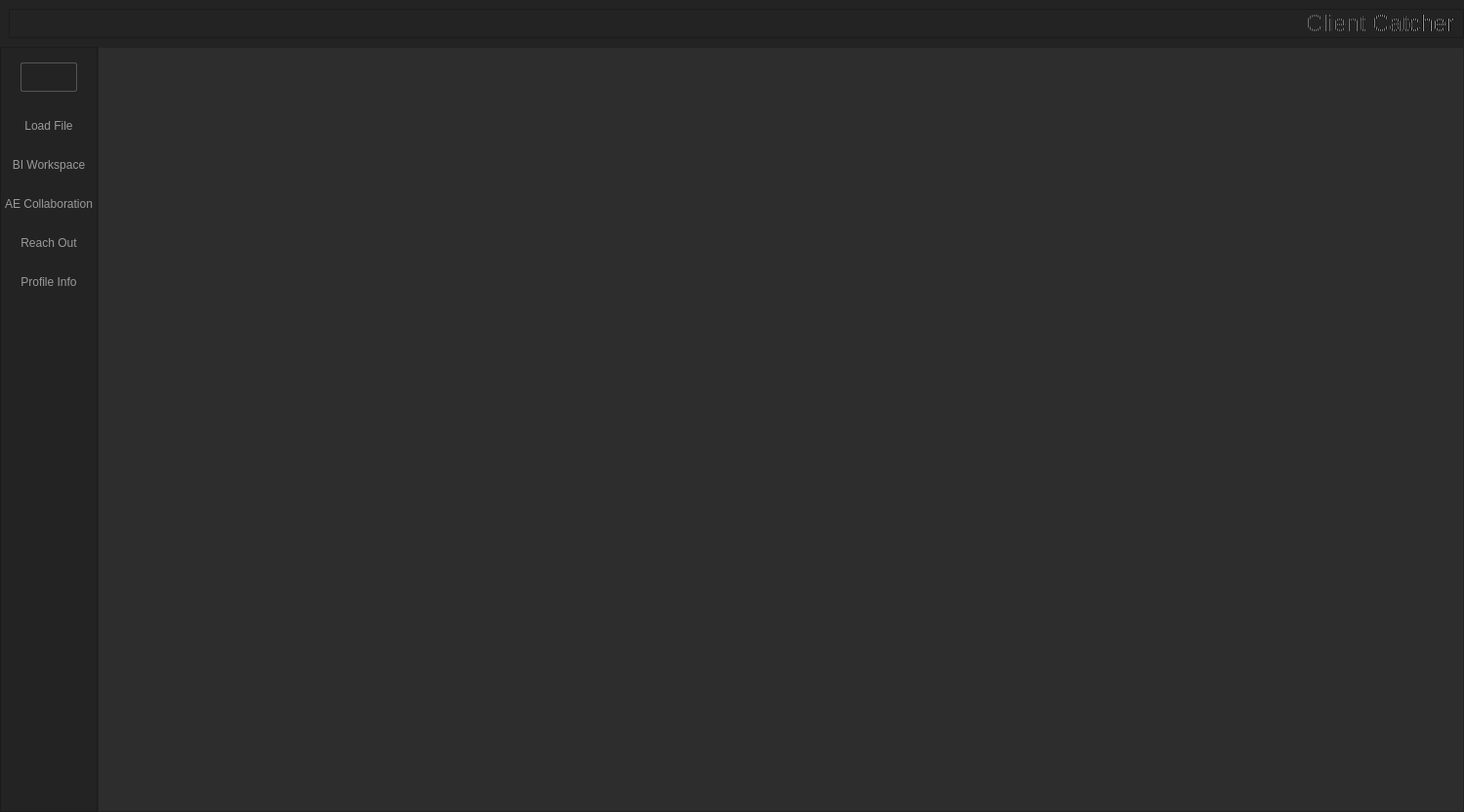
<?xml version="1.0" encoding="UTF-8"?>
<ui version="4.0">
 <class>MainWindow</class>
 <widget class="QMainWindow" name="MainWindow">
  <property name="geometry">
   <rect>
    <x>0</x>
    <y>0</y>
    <width>1500</width>
    <height>832</height>
   </rect>
  </property>
  <property name="minimumSize">
   <size>
    <width>0</width>
    <height>0</height>
   </size>
  </property>
  <property name="windowTitle">
   <string>Client Catcher</string>
  </property>
  <property name="styleSheet">
   <string notr="true">QWidget{
    background-color: rgb(45, 45, 45);
}
QWidget:disabled{
	background-color: rgb(42, 42, 42);
	color: rgb(62, 62, 62)
}

QPushButton {
    background-color: #303030;
    color: white;
    border: 1px solid #7fcde1;
    border-radius: 2px;
    padding: 4px;
    font: 10pt &quot;Arial&quot;;
    height: 20px;
    
    
}

/* Add a hover effect to buttons */
QPushButton:hover {
    background: #ff9d00;
    color: #ffffff
}

/* Add a pressed effect to buttons */
QPushButton:pressed {
    background: qlineargradient(x1: 0, y1: 0, x2: 0, y2: 1,
    stop: 0 #ff9d00, stop: 1 #ffb900);
}</string>
  </property>
  <widget class="QWidget" name="centralwidget">
   <layout class="QVBoxLayout" name="verticalLayout">
    <property name="spacing">
     <number>0</number>
    </property>
    <property name="leftMargin">
     <number>0</number>
    </property>
    <property name="topMargin">
     <number>0</number>
    </property>
    <property name="rightMargin">
     <number>0</number>
    </property>
    <property name="bottomMargin">
     <number>0</number>
    </property>
    <item>
     <widget class="QFrame" name="Top_Bar">
      <property name="maximumSize">
       <size>
        <width>16777215</width>
        <height>70</height>
       </size>
      </property>
      <property name="styleSheet">
       <string notr="true">background-color: rgb(35, 35, 35);</string>
      </property>
      <property name="frameShape">
       <enum>QFrame::NoFrame</enum>
      </property>
      <property name="frameShadow">
       <enum>QFrame::Raised</enum>
      </property>
      <layout class="QHBoxLayout" name="horizontalLayout">
       <property name="spacing">
        <number>0</number>
       </property>
       <property name="leftMargin">
        <number>9</number>
       </property>
       <property name="topMargin">
        <number>9</number>
       </property>
       <property name="rightMargin">
        <number>0</number>
       </property>
       <property name="bottomMargin">
        <number>9</number>
       </property>
       <item>
        <widget class="QFrame" name="frame_top">
         <property name="frameShape">
          <enum>QFrame::StyledPanel</enum>
         </property>
         <property name="frameShadow">
          <enum>QFrame::Raised</enum>
         </property>
         <layout class="QHBoxLayout" name="horizontalLayout_3">
          <property name="leftMargin">
           <number>0</number>
          </property>
          <property name="topMargin">
           <number>0</number>
          </property>
          <property name="rightMargin">
           <number>9</number>
          </property>
          <property name="bottomMargin">
           <number>0</number>
          </property>
          <item>
           <widget class="QLabel" name="label_3">
            <property name="minimumSize">
             <size>
              <width>0</width>
              <height>0</height>
             </size>
            </property>
            <property name="maximumSize">
             <size>
              <width>200</width>
              <height>52</height>
             </size>
            </property>
            <property name="styleSheet">
             <string notr="true">
color: white;
font: 20pt &quot;Arial&quot;</string>
            </property>
            <property name="frameShadow">
             <enum>QFrame::Sunken</enum>
            </property>
            <property name="lineWidth">
             <number>3</number>
            </property>
            <property name="text">
             <string/>
            </property>
            <property name="pixmap">
             <pixmap>../../Desktop/Caio Cardoso/whiteloggg.PNG</pixmap>
            </property>
            <property name="scaledContents">
             <bool>true</bool>
            </property>
            <property name="alignment">
             <set>Qt::AlignCenter</set>
            </property>
            <property name="wordWrap">
             <bool>true</bool>
            </property>
            <property name="margin">
             <number>0</number>
            </property>
           </widget>
          </item>
          <item>
           <widget class="QLabel" name="label_4">
            <property name="styleSheet">
             <string notr="true">font: 18pt Arial;
color: 
qlineargradient(spread:reflect, x1:0, y1:0, x2:1, y2:0, stop:0.306818 rgba(0, 0, 0, 236), stop:1 rgba(255, 255, 255, 255))</string>
            </property>
            <property name="text">
             <string>Client Catcher</string>
            </property>
            <property name="alignment">
             <set>Qt::AlignRight|Qt::AlignTrailing|Qt::AlignVCenter</set>
            </property>
           </widget>
          </item>
         </layout>
        </widget>
       </item>
      </layout>
     </widget>
    </item>
    <item>
     <widget class="QFrame" name="Content">
      <property name="frameShape">
       <enum>QFrame::NoFrame</enum>
      </property>
      <property name="frameShadow">
       <enum>QFrame::Raised</enum>
      </property>
      <layout class="QHBoxLayout" name="horizontalLayout_2">
       <property name="spacing">
        <number>0</number>
       </property>
       <property name="leftMargin">
        <number>0</number>
       </property>
       <property name="topMargin">
        <number>0</number>
       </property>
       <property name="rightMargin">
        <number>0</number>
       </property>
       <property name="bottomMargin">
        <number>0</number>
       </property>
       <item>
        <widget class="QFrame" name="frame_left_menu">
         <property name="minimumSize">
          <size>
           <width>100</width>
           <height>0</height>
          </size>
         </property>
         <property name="maximumSize">
          <size>
           <width>100</width>
           <height>16777215</height>
          </size>
         </property>
         <property name="styleSheet">
          <string notr="true">background-color: rgb(35, 35, 35);</string>
         </property>
         <property name="frameShape">
          <enum>QFrame::StyledPanel</enum>
         </property>
         <property name="frameShadow">
          <enum>QFrame::Raised</enum>
         </property>
         <layout class="QVBoxLayout" name="verticalLayout_3">
          <property name="leftMargin">
           <number>0</number>
          </property>
          <property name="topMargin">
           <number>0</number>
          </property>
          <property name="rightMargin">
           <number>0</number>
          </property>
          <property name="bottomMargin">
           <number>0</number>
          </property>
          <item alignment="Qt::AlignTop">
           <widget class="QFrame" name="frame_top_menus">
            <property name="frameShape">
             <enum>QFrame::NoFrame</enum>
            </property>
            <property name="frameShadow">
             <enum>QFrame::Raised</enum>
            </property>
            <layout class="QVBoxLayout" name="verticalLayout_4">
             <property name="spacing">
              <number>0</number>
             </property>
             <property name="leftMargin">
              <number>0</number>
             </property>
             <property name="topMargin">
              <number>0</number>
             </property>
             <property name="rightMargin">
              <number>0</number>
             </property>
             <property name="bottomMargin">
              <number>0</number>
             </property>
             <item>
              <widget class="QPushButton" name="Btn_Toggle">
               <property name="sizePolicy">
                <sizepolicy hsizetype="Expanding" vsizetype="Expanding">
                 <horstretch>0</horstretch>
                 <verstretch>0</verstretch>
                </sizepolicy>
               </property>
               <property name="styleSheet">
                <string notr="true">QPushButton {
    background-color: rgb(35, 35, 35);
    color: rgb(162, 162, 162);
    border: 1px solid rgb(85, 85, 85);
    border-radius: 2px;
    
	margin-left: 20px;
   margin-right: 20px;
    margin-top: 15px;
   margin-bottom: 15px;
    font: 10pt &quot;Arial&quot;;
    
    
    
}

/* Add a hover effect to buttons */
QPushButton:hover {
    border: 1px solid #7fcde1;
    color: #7fcde1
}

/* Add a pressed effect to buttons */
QPushButton:pressed {
    color: #ffffff;
    
}
</string>
               </property>
               <property name="text">
                <string/>
               </property>
              </widget>
             </item>
             <item>
              <widget class="QPushButton" name="btn_page_1">
               <property name="minimumSize">
                <size>
                 <width>0</width>
                 <height>40</height>
                </size>
               </property>
               <property name="styleSheet">
                <string notr="true">QPushButton {
	color: rgb(154, 154, 154);
	background-color: rgb(35, 35, 35);
	border: 0px solid;
}
QPushButton:hover {
     background-color: rgb(113, 113, 113);
     color: #ffffff;
}</string>
               </property>
               <property name="text">
                <string>Load File</string>
               </property>
              </widget>
             </item>
             <item>
              <widget class="QPushButton" name="btn_page_2">
               <property name="minimumSize">
                <size>
                 <width>0</width>
                 <height>40</height>
                </size>
               </property>
               <property name="styleSheet">
                <string notr="true">QPushButton {
	color: rgb(154, 154, 154);
	background-color: rgb(35, 35, 35);
	border: 0px solid;
}
QPushButton:hover {
     background-color: rgb(113, 113, 113);
     color: #ffffff;
}</string>
               </property>
               <property name="text">
                <string>BI Workspace</string>
               </property>
              </widget>
             </item>
             <item>
              <widget class="QPushButton" name="btn_page_3">
               <property name="minimumSize">
                <size>
                 <width>0</width>
                 <height>40</height>
                </size>
               </property>
               <property name="styleSheet">
                <string notr="true">QPushButton {
	color: rgb(154, 154, 154);
	background-color: rgb(35, 35, 35);
	border: 0px solid;
}
QPushButton:hover {
     background-color: rgb(113, 113, 113);
     color: #ffffff;
}</string>
               </property>
               <property name="text">
                <string>AE Collaboration</string>
               </property>
              </widget>
             </item>
             <item>
              <widget class="QPushButton" name="btn_page_4">
               <property name="minimumSize">
                <size>
                 <width>0</width>
                 <height>40</height>
                </size>
               </property>
               <property name="styleSheet">
                <string notr="true">QPushButton {
	color: rgb(154, 154, 154);
	background-color: rgb(35, 35, 35);
	border: 0px solid;
}
QPushButton:hover {
     background-color: rgb(113, 113, 113);
     color: #ffffff;
}</string>
               </property>
               <property name="text">
                <string>Reach Out</string>
               </property>
              </widget>
             </item>
             <item>
              <widget class="QPushButton" name="btn_page_5">
               <property name="minimumSize">
                <size>
                 <width>0</width>
                 <height>40</height>
                </size>
               </property>
               <property name="styleSheet">
                <string notr="true">QPushButton {
	color: rgb(154, 154, 154);
	background-color: rgb(35, 35, 35);
	border: 0px solid;
}
QPushButton:hover {
     background-color: rgb(113, 113, 113);
     color: #ffffff;
}</string>
               </property>
               <property name="text">
                <string>Profile Info</string>
               </property>
              </widget>
             </item>
            </layout>
           </widget>
          </item>
         </layout>
        </widget>
       </item>
       <item>
        <widget class="QFrame" name="frame_pages">
         <property name="frameShape">
          <enum>QFrame::StyledPanel</enum>
         </property>
         <property name="frameShadow">
          <enum>QFrame::Raised</enum>
         </property>
         <layout class="QVBoxLayout" name="verticalLayout_5">
          <item>
           <widget class="QStackedWidget" name="stackedWidget">
            <property name="currentIndex">
             <number>3</number>
            </property>
            <widget class="QWidget" name="page_1">
             <layout class="QVBoxLayout" name="verticalLayout_7">
              <property name="spacing">
               <number>9</number>
              </property>
              <property name="leftMargin">
               <number>9</number>
              </property>
              <property name="topMargin">
               <number>9</number>
              </property>
              <property name="rightMargin">
               <number>9</number>
              </property>
              <property name="bottomMargin">
               <number>9</number>
              </property>
              <item alignment="Qt::AlignHCenter">
               <widget class="QPushButton" name="loadButton">
                <property name="minimumSize">
                 <size>
                  <width>300</width>
                  <height>0</height>
                 </size>
                </property>
                <property name="styleSheet">
                 <string notr="true">QPushButton {
    background-color: rgb(53, 53, 53);
    color: rgb(125, 125, 125);
    border: 1px solid #7fcde1;
    border-radius: 2px;
    padding: 4px;
    font: 10pt &quot;Arial&quot;;
    height: 80px;
    
    
    
}

/* Add a hover effect to buttons */
QPushButton:hover {
    background: rgb(71, 71, 71);
    font: rgb(204, 204, 204);
    color: #ffffff
}

/* Add a pressed effect to buttons */
QPushButton:pressed {
    background: qlineargradient(x1: 0, y1: 0, x2: 0, y2: 1,
    stop: 0 #ff9d00, stop: 1 #ffb900);
}</string>
                </property>
                <property name="text">
                 <string>Open Excel File</string>
                </property>
               </widget>
              </item>
             </layout>
            </widget>
            <widget class="QWidget" name="page_2">
             <layout class="QVBoxLayout" name="verticalLayout_6"/>
            </widget>
            <widget class="QWidget" name="page_3">
             <layout class="QVBoxLayout" name="verticalLayoutAE"/>
            </widget>
            <widget class="QWidget" name="page_4">
             <layout class="QVBoxLayout" name="verticalLayout_9"/>
            </widget>
            <widget class="QWidget" name="page_5">
             <layout class="QVBoxLayout" name="verticalLayout_2"/>
            </widget>
           </widget>
          </item>
         </layout>
        </widget>
       </item>
      </layout>
     </widget>
    </item>
   </layout>
  </widget>
 </widget>
 <resources>
  <include location="../../Desktop/Stuff/test3.qrc"/>
 </resources>
 <connections/>
</ui>
